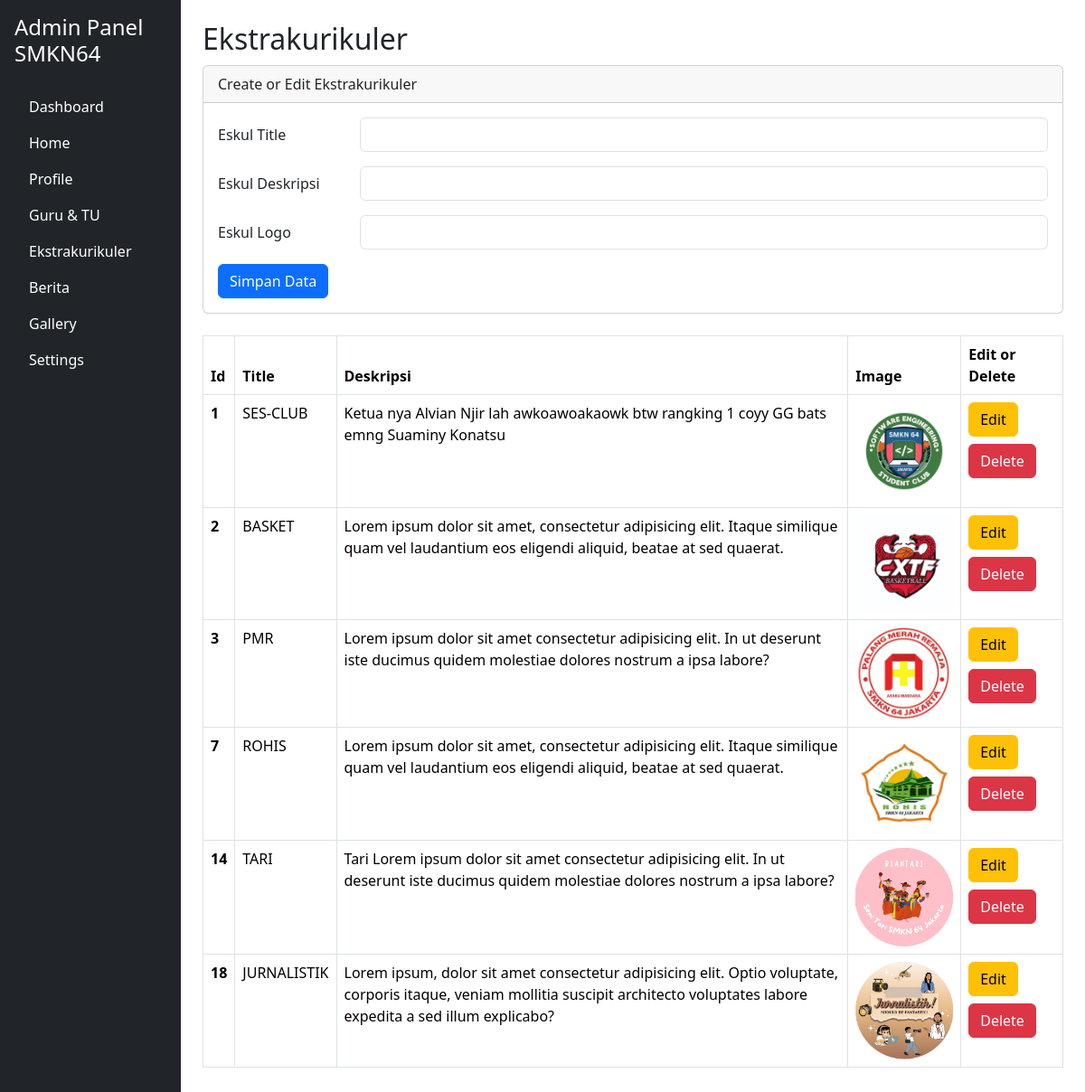
Screenshot of /WEP64/admin/eskul.php with the database file from the repository.
### tables this page shows
CREATE TABLE `tbl_eskul` (
  `id` int(11) NOT NULL,
  `eskul_title` varchar(255) DEFAULT NULL,
  `eskul_deskripsi` text DEFAULT NULL,
  `eskul_img` varchar(255) DEFAULT NULL
);

### WEP64/admin/eskul.php (the view, shortened to what this page needs)
<?php
include '../koneksi.php';
?>
<?php
$title = "";
$deskripsi = "";
$logo = "";
?>
<!DOCTYPE html>
<html lang="en">
<head>
  <link href="https://cdn.jsdelivr.net/npm/bootstrap@5.3.3/dist/css/bootstrap.min.css" rel="stylesheet">
</head>
<body>
  <div class="container-fluid">
    <div class="row">
       <?php include 'side_bar.php' ?>
      <main class="col-md-9 ms-sm-auto col-lg-10 px-md-4 py-4">
        <h2>Ekstrakurikuler</h2>
        <div class="max-auto mb-4 rounded">
          <div class="card">
            <div class="card-header">
              Create or Edit Ekstrakurikuler
            </div>
            <div class="card-body">
              <form action="" method="POST">
                <div class="mb-3 row">
                  <label for="title" class="col-sm-2 col-form-label">Eskul Title</label>
                  <div class="col-sm-10">
                    <input type="text" class="form-control" name="title" id="title" value="<?= $title ?>">
                  </div>
                </div>
                <div class="mb-3 row">
                  <label for="deskripsi" class="col-sm-2 col-form-label">Eskul Deskripsi</label>
                  <div class="col-sm-10">
                    <input type="text" class="form-control" name="deskripsi" id="deskripsi" value="<?= $deskripsi ?>">
                  </div>
                </div>
                <div class="mb-3 row">
                  <label for="logo" class="col-sm-2 col-form-label">Eskul Logo</label>
                  <div class="col-sm-10">
                    <input type="text" class="form-control" name="logo" id="logo" value="<?= $logo ?>">
                  </div>
                </div>
                <div class="col-12">
                  <input type="submit" name="submit" value="Simpan Data" class="btn btn-primary">
                </div>
              </form>
            </div>
          </div>
        </div>
        <table class="table table-bordered">
          <thead>
            <tr>
              <th scope="col">Id</th>
              <th scope="col">Title</th>
              <th scope="col">Deskripsi</th>
              <th scope="col">Image</th>
              <th scope="col">Edit or Delete</th>
            </tr>
          </thead>
          <?php
          $sql = "SELECT * from tbl_eskul";
          $query = mysqli_query($conn, $sql);
          while ($eskul = mysqli_fetch_array($query)) {
          ?>
            <tbody>
              <tr>
                <th scope="row"><?= $eskul['id'] ?></th>
                <td><?= $eskul['eskul_title'] ?></td>
                <td><?= $eskul['eskul_deskripsi'] ?></td>
                <td>
                  <img class="img rounded" src="../<?= $eskul['eskul_img'] ?>" alt="">
                </td>
                <td>
                  <a href="eskul.php?op=edit&id=<?= $eskul['id'] ?>">
                    <div class="btn btn-warning mb-2">Edit</div>
                  </a>
                  <a href="eskul.php?op=delete&id=<?= $eskul['id'] ?>" onclick="return confirm('Yakin Untuk Menghapus Data?')">
                    <div class="btn btn-danger">Delete</div>
                  </a>
                </td>
              </tr>
            </tbody>
          <?php
          }
          ?>
        </table>
</body>
</html>

### WEP64/admin/eskul.php (style rules this page uses)
body { min-height: 100vh; }
.card { margin-top: 10px; }
.img { width: 108px; height: auto; }

### rows the page displays
tbl_eskul: id "1", eskul_title "SES-CLUB", eskul_deskripsi "Ketua nya Alvian Njir lah awkoawoakaowk btw rangking 1 coyy GG bats emng Suaminy Konatsu", eskul_img (picture)
tbl_eskul: id "2", eskul_title "BASKET", eskul_deskripsi "Lorem ipsum dolor sit amet, consectetur adipisicing elit. Itaque similique quam vel laudantium eos eligendi aliquid, beatae at sed quaerat.", eskul_img (picture)
tbl_eskul: id "3", eskul_title "PMR", eskul_deskripsi "Lorem ipsum dolor sit amet consectetur adipisicing elit. In ut deserunt iste ducimus quidem molestiae dolores nostrum a ipsa labore?", eskul_img (picture)
tbl_eskul: id "7", eskul_title "ROHIS", eskul_deskripsi "Lorem ipsum dolor sit amet, consectetur adipisicing elit. Itaque similique quam vel laudantium eos eligendi aliquid, beatae at sed quaerat.", eskul_img (picture)
tbl_eskul: id "14", eskul_title "TARI", eskul_deskripsi "Tari Lorem ipsum dolor sit amet consectetur adipisicing elit. In ut deserunt iste ducimus quidem molestiae dolores nostrum a ipsa labore?", eskul_img (picture)
tbl_eskul: id "18", eskul_title "JURNALISTIK", eskul_deskripsi "Lorem ipsum, dolor sit amet consectetur adipisicing elit. Optio voluptate, corporis itaque, veniam mollitia suscipit architecto voluptates labore expedita a sed illum explicabo?", eskul_img (picture)
